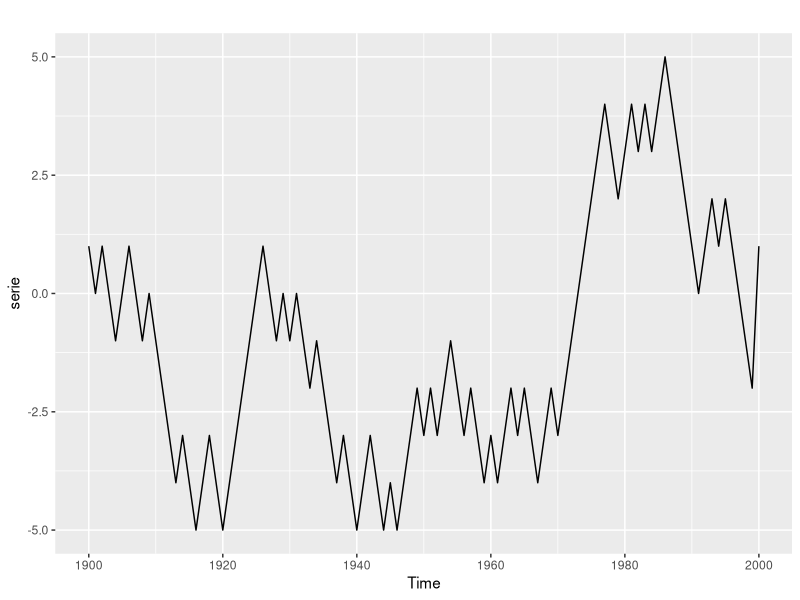
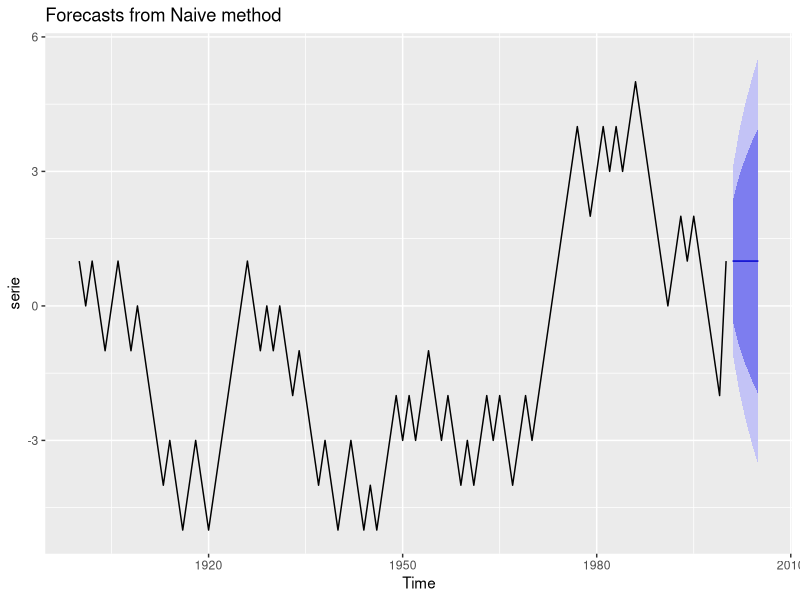
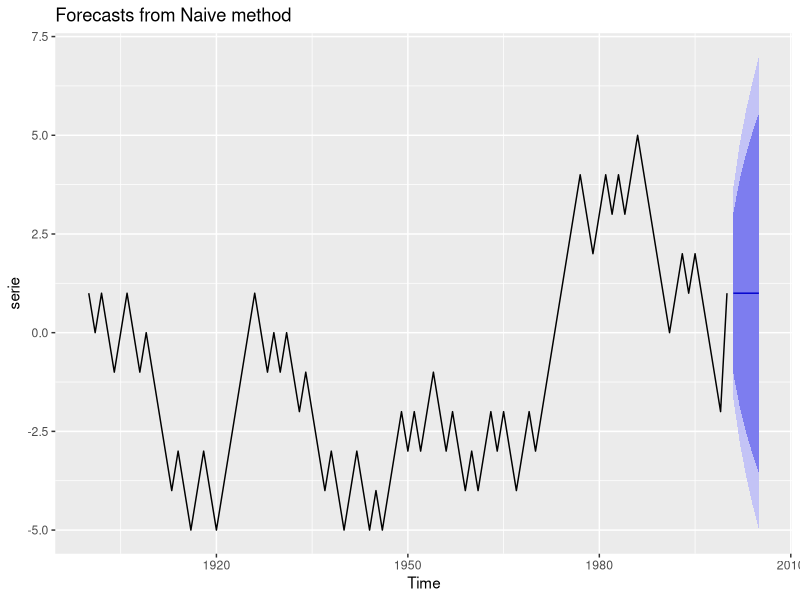
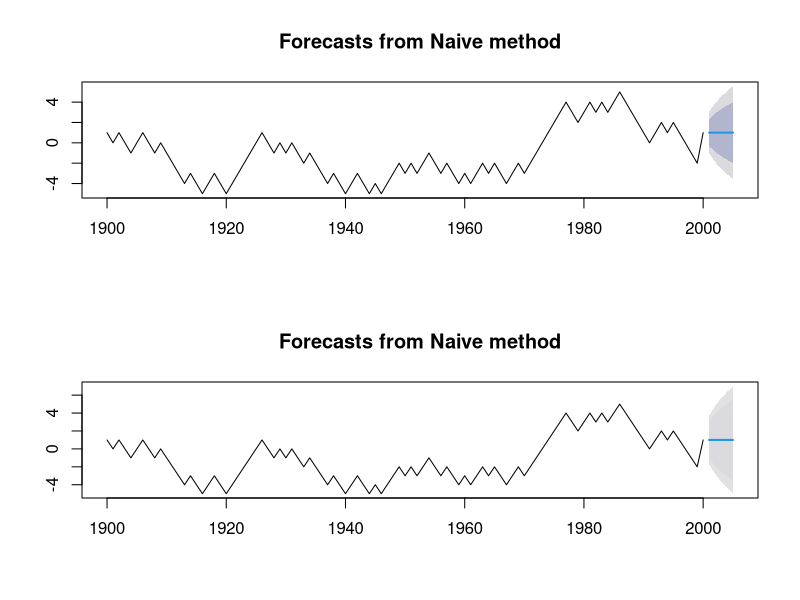
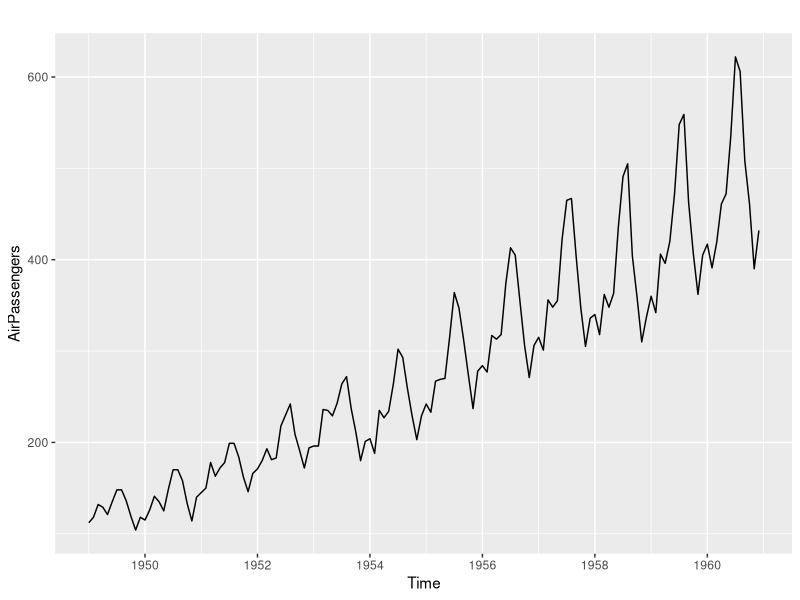
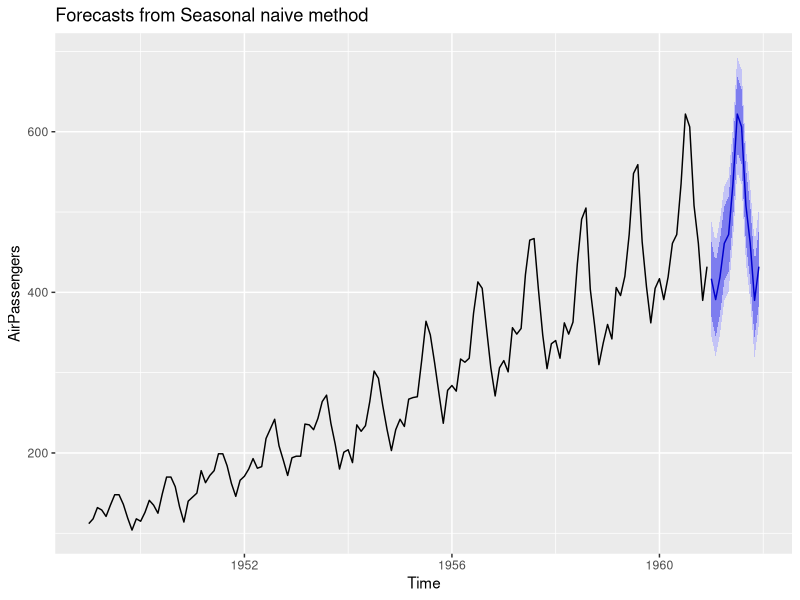
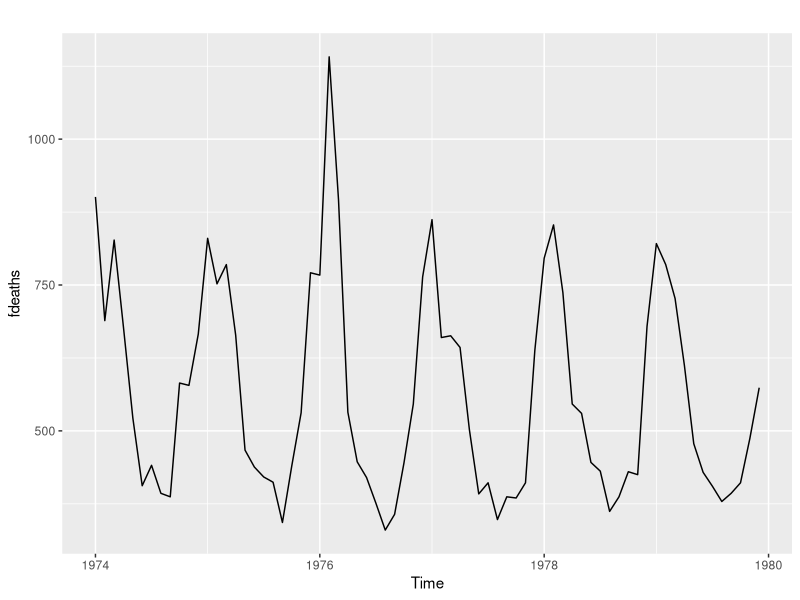
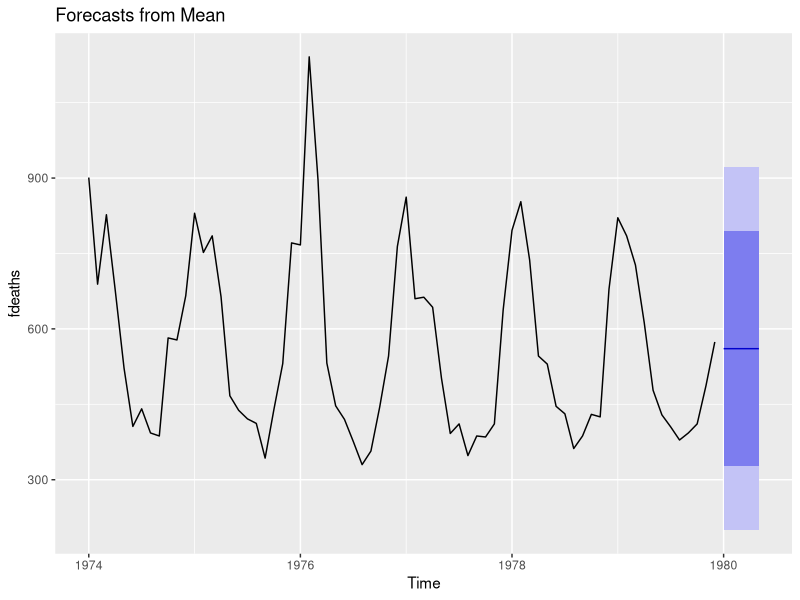

Write the R code that produced these figures, in order.
library(forecast)
library(ggplot2)

set.seed(4312)
x = cumsum(sample(c(-1,1), 100, T))

serie <- ts(x, start = c(1900), end = c(2000), frequency = 1)
serie
autoplot(serie)

prev <- naive(serie, h=5)
class(prev)

prev

autoplot(prev)

prev2 <- naive(serie, h=5, level = c(95,99))
prev2
autoplot(prev2)

split.screen(figs = c(2,1))
screen(1)
plot(prev)
screen(2)
plot(prev2)
close.screen(all=T)

autoplot(AirPassengers)
prev3 <- snaive(AirPassengers, h=12)

autoplot(prev3)

# Aula 35 - Mean com R 

# dataset de mortes por cançer no Reino Unido
autoplot(fdeaths)

mean(fdeaths)
prev4 <- meanf(fdeaths, h=5)
prev4
autoplot(prev4)
fdeaths
fdeaths2 <- window(fdeaths, start=c(1976, 1), end=c(1979, 12))
autoplot(fdeaths2)
mean(fdeaths2)
prev5 <- meanf(fdeaths2, h=5)
prev5
autoplot(prev5)
plot(prev4)
lines(prev5$mean, col="red")

















































































